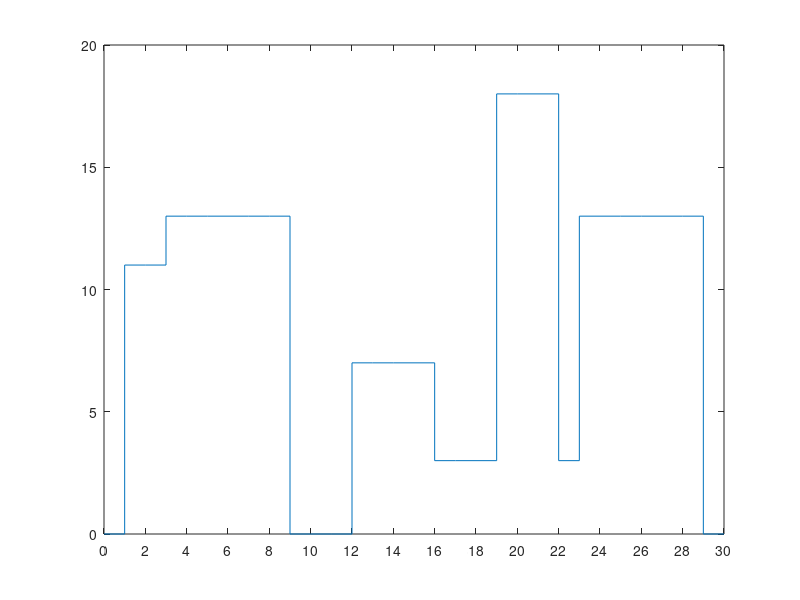

Reproduce this figure in MATLAB.
posi = [1 11 5;2 6 7; 3 13 9;12 7 16;14 3 25;19 18 22;23 13 29;24 4 28]; 
heigh = zeros(size(posi,1),31)
for index = 1:size(posi,1)
   heigh(index, posi(index,1)+1:posi(index,3)) = posi(index,2)
end
h_est = max(heigh,[],1);
stairs(0:30,h_est);
set(gca,'xtick',0:2:30)
ylim([0,20])